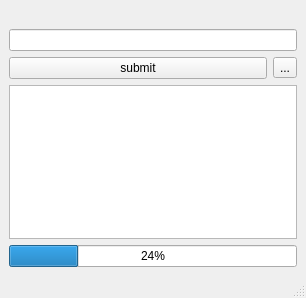
<?xml version="1.0" encoding="UTF-8"?>
<ui version="4.0">
 <class>MainWindow</class>
 <widget class="QMainWindow" name="MainWindow">
  <property name="geometry">
   <rect>
    <x>0</x>
    <y>0</y>
    <width>306</width>
    <height>298</height>
   </rect>
  </property>
  <property name="windowTitle">
   <string>网易云歌单下载</string>
  </property>
  <widget class="QWidget" name="centralwidget">
   <layout class="QVBoxLayout" name="verticalLayout">
    <item>
     <spacer name="horizontalSpacer">
      <property name="orientation">
       <enum>Qt::Horizontal</enum>
      </property>
      <property name="sizeHint" stdset="0">
       <size>
        <width>40</width>
        <height>20</height>
       </size>
      </property>
     </spacer>
    </item>
    <item>
     <widget class="QLineEdit" name="pid"/>
    </item>
    <item>
     <layout class="QHBoxLayout" name="horizontalLayout_2">
      <item>
       <widget class="QPushButton" name="submit">
        <property name="text">
         <string>submit</string>
        </property>
       </widget>
      </item>
      <item>
       <widget class="QToolButton" name="toolButton">
        <property name="text">
         <string>...</string>
        </property>
       </widget>
      </item>
     </layout>
    </item>
    <item>
     <widget class="QTextBrowser" name="info"/>
    </item>
    <item>
     <widget class="QProgressBar" name="pbar">
      <property name="value">
       <number>24</number>
      </property>
     </widget>
    </item>
   </layout>
  </widget>
  <widget class="QStatusBar" name="statusbar"/>
 </widget>
 <resources/>
 <connections/>
</ui>
